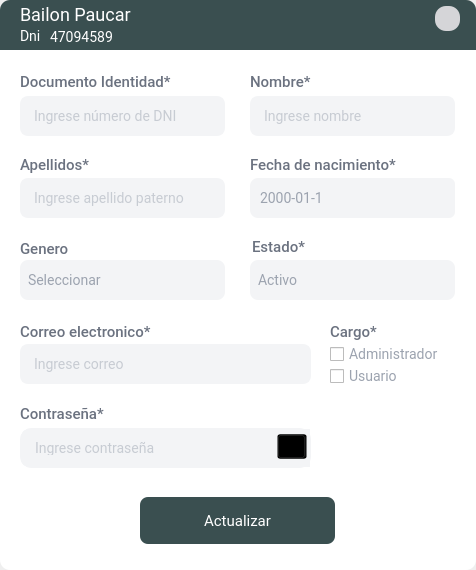
<?xml version="1.0" encoding="UTF-8"?>
<ui version="4.0">
 <class>AdmiEdit</class>
 <widget class="QDialog" name="AdmiEdit">
  <property name="geometry">
   <rect>
    <x>0</x>
    <y>0</y>
    <width>476</width>
    <height>570</height>
   </rect>
  </property>
  <property name="minimumSize">
   <size>
    <width>476</width>
    <height>570</height>
   </size>
  </property>
  <property name="maximumSize">
   <size>
    <width>476</width>
    <height>570</height>
   </size>
  </property>
  <property name="windowTitle">
   <string>Dialog</string>
  </property>
  <property name="windowIcon">
   <iconset>
    <normaloff>:/prefijoNuevo/logo.png</normaloff>:/prefijoNuevo/logo.png</iconset>
  </property>
  <property name="styleSheet">
   <string notr="true"/>
  </property>
  <layout class="QGridLayout" name="gridLayout">
   <property name="leftMargin">
    <number>0</number>
   </property>
   <property name="topMargin">
    <number>0</number>
   </property>
   <property name="rightMargin">
    <number>0</number>
   </property>
   <property name="bottomMargin">
    <number>0</number>
   </property>
   <property name="spacing">
    <number>0</number>
   </property>
   <item row="0" column="0">
    <widget class="QFrame" name="frame">
     <property name="frameShape">
      <enum>QFrame::NoFrame</enum>
     </property>
     <property name="frameShadow">
      <enum>QFrame::Plain</enum>
     </property>
     <layout class="QGridLayout" name="gridLayout_2">
      <property name="leftMargin">
       <number>0</number>
      </property>
      <property name="topMargin">
       <number>0</number>
      </property>
      <property name="rightMargin">
       <number>0</number>
      </property>
      <property name="bottomMargin">
       <number>0</number>
      </property>
      <property name="spacing">
       <number>0</number>
      </property>
      <item row="0" column="0">
       <widget class="QFrame" name="frame_2">
        <property name="minimumSize">
         <size>
          <width>0</width>
          <height>50</height>
         </size>
        </property>
        <property name="maximumSize">
         <size>
          <width>16777215</width>
          <height>50</height>
         </size>
        </property>
        <property name="styleSheet">
         <string notr="true">#frame_2{background: #3A4F50 ;border-top-left-radius: 10px;
border-top-right-radius: 10px;}</string>
        </property>
        <property name="frameShape">
         <enum>QFrame::NoFrame</enum>
        </property>
        <property name="frameShadow">
         <enum>QFrame::Raised</enum>
        </property>
        <widget class="QToolButton" name="btn_closeedit">
         <property name="geometry">
          <rect>
           <x>435</x>
           <y>6</y>
           <width>25</width>
           <height>25</height>
          </rect>
         </property>
         <property name="focusPolicy">
          <enum>Qt::NoFocus</enum>
         </property>
         <property name="toolTip">
          <string>Cerrar</string>
         </property>
         <property name="styleSheet">
          <string notr="true">#btn_closeedit{
font-family: Roboto;
font-weight: normal;
font-size: 14px;
background-color: #d5d5d8;
color: #6B7280;
border-radius:11px
}



#btn_closeedit:hover{background:#ce4d3a ;
border-radius:11px; }

</string>
         </property>
         <property name="text">
          <string/>
         </property>
         <property name="icon">
          <iconset resource="../image/source.qrc">
           <normaloff>:/prefijoNuevo/close (1).png</normaloff>:/prefijoNuevo/close (1).png</iconset>
         </property>
         <property name="iconSize">
          <size>
           <width>13</width>
           <height>13</height>
          </size>
         </property>
         <property name="autoRaise">
          <bool>true</bool>
         </property>
        </widget>
        <widget class="QLabel" name="lbl_nombretitulo">
         <property name="geometry">
          <rect>
           <x>20</x>
           <y>7</y>
           <width>241</width>
           <height>16</height>
          </rect>
         </property>
         <property name="styleSheet">
          <string notr="true">QLabel{font-family: Roboto;
font-style: normal;
font-weight: normal;
font-size: 18px;
line-height: 23px;
letter-spacing: 0.02em;
color: #FFFFFF;}</string>
         </property>
         <property name="text">
          <string>Bailon Paucar</string>
         </property>
        </widget>
        <widget class="QLabel" name="label_2">
         <property name="geometry">
          <rect>
           <x>20</x>
           <y>26</y>
           <width>47</width>
           <height>20</height>
          </rect>
         </property>
         <property name="styleSheet">
          <string notr="true">QLabel{font-family: Roboto;
font-style: normal;
font-weight: normal;
font-size: 14px;
line-height: 23px;
letter-spacing: 0.02em;
color: #FFFFFF;}</string>
         </property>
         <property name="text">
          <string>Dni</string>
         </property>
        </widget>
        <widget class="QLabel" name="lbl_dnititulo">
         <property name="geometry">
          <rect>
           <x>50</x>
           <y>27</y>
           <width>111</width>
           <height>21</height>
          </rect>
         </property>
         <property name="styleSheet">
          <string notr="true">QLabel{font-family: Roboto;
font-style: normal;
font-weight: normal;
font-size: 14px;
line-height: 23px;
letter-spacing: 0.02em;
color: #FFFFFF;}</string>
         </property>
         <property name="text">
          <string>47094589</string>
         </property>
        </widget>
       </widget>
      </item>
      <item row="1" column="0">
       <widget class="QFrame" name="frame_3">
        <property name="minimumSize">
         <size>
          <width>0</width>
          <height>0</height>
         </size>
        </property>
        <property name="styleSheet">
         <string notr="true">#frame_3{
background-color: rgb(255, 255, 255);
border-Bottom-left-radius: 10px;
border-Bottom-right-radius: 10px;
}

QLabel{
font-family: Roboto;
font-style: normal;
font-weight: 450;
font-size: 15px;
letter-spacing: 0.02em;
color: #6B7280;}


QLineEdit{
font-family: Roboto;
font-style: normal;
font-weight: normal;
font-size: 14px;
letter-spacing: 0.02em;
background: #F3F4F6;
border: 2px solid #F3F4F6;
border-radius: 8px;
color:#9CA3AF;
padding:10px}

QLineEdit::focus{
background: #FFFFFF;
border: 2px solid #3A4F50;
border-radius: 8px;
}


/* DATE */
QDateEdit
{
font-family: Roboto;
font-style: normal;
font-weight: normal;
font-size: 14px;
letter-spacing: 0.02em;
background: #F3F4F6;
color:#9CA3AF;
padding:8px;
border-radius:8px;
}

QDateEdit::drop-down
{
	image: url(:/prefijoNuevo/025-calendar-13.png);
    width:15px;
    height:15px;
padding:13px 20px 10px 10px;
}

QDateEdit::focus{
background: #FFFFFF;
border: 2px solid #3A4F50;
border-radius: 8px;
}

/* COMBOBOX */
QComboBox{
font-family: Roboto;
font-style: normal;
font-weight: normal;
font-size: 14px;
letter-spacing: 0.02em;
background: #F3F4F6;
color:#9CA3AF;
padding:8px;
border-radius:8px;
}


QComboBox::drop-down
{
    width: 20px;
    border-left-width: 1px;
	padding: 10px 10px 10px 20px;
 }

QComboBox QAbstractItemView {
	color:#9CA3AF;
	font-size:14px;
	background-color: #F3F4F6;
	selection-background-color:#3A4F50;
	selection-color:#FFFFFF;
	outline: 0px;
	border: 1px solid #3A4F50;
	border-radius: 8px;
	padding: 11px ;
}

QComboBox::down-arrow
{
	image: url(:/prefijoNuevo/flecha_oscuro.png);
     width: 11px;
     height: 11px;
}

QComboBox::focus{
background: #FFFFFF;
border: 2px solid #3A4F50;
border-radius: 8px;
}

QComboBox {combobox-popup: 0}

QCheckBox{font-family: Roboto;
font-style: normal;
font-weight: normal;
font-size: 14px;
color:#9CA3AF}






</string>
        </property>
        <property name="frameShape">
         <enum>QFrame::NoFrame</enum>
        </property>
        <property name="frameShadow">
         <enum>QFrame::Raised</enum>
        </property>
        <widget class="QPushButton" name="btn_guardar">
         <property name="geometry">
          <rect>
           <x>140</x>
           <y>447</y>
           <width>195</width>
           <height>47</height>
          </rect>
         </property>
         <property name="minimumSize">
          <size>
           <width>195</width>
           <height>47</height>
          </size>
         </property>
         <property name="maximumSize">
          <size>
           <width>110</width>
           <height>47</height>
          </size>
         </property>
         <property name="cursor">
          <cursorShape>PointingHandCursor</cursorShape>
         </property>
         <property name="focusPolicy">
          <enum>Qt::NoFocus</enum>
         </property>
         <property name="styleSheet">
          <string notr="true">/*  BOTON */

QPushButton{
font-family: Roboto;
font-style: normal;
font-weight: normal;
font-size: 15px;
letter-spacing: 0.02em;
color:white;
padding:8px;
background: #3A4F50;
border-radius: 8px;}

QPushButton:hover{background: #344748;
border-radius: 8px; }
</string>
         </property>
         <property name="text">
          <string>Actualizar</string>
         </property>
         <property name="iconSize">
          <size>
           <width>15</width>
           <height>21</height>
          </size>
         </property>
        </widget>
        <widget class="QFrame" name="frame_4">
         <property name="geometry">
          <rect>
           <x>10</x>
           <y>10</y>
           <width>461</width>
           <height>431</height>
          </rect>
         </property>
         <property name="minimumSize">
          <size>
           <width>0</width>
           <height>0</height>
          </size>
         </property>
         <property name="styleSheet">
          <string notr="true"/>
         </property>
         <property name="frameShape">
          <enum>QFrame::NoFrame</enum>
         </property>
         <property name="frameShadow">
          <enum>QFrame::Raised</enum>
         </property>
         <widget class="QLabel" name="lbl5">
          <property name="geometry">
           <rect>
            <x>10</x>
            <y>93</y>
            <width>151</width>
            <height>21</height>
           </rect>
          </property>
          <property name="styleSheet">
           <string notr="true"/>
          </property>
          <property name="text">
           <string>Apellidos*</string>
          </property>
          <property name="alignment">
           <set>Qt::AlignBottom|Qt::AlignLeading|Qt::AlignLeft</set>
          </property>
         </widget>
         <widget class="QLineEdit" name="line_dni">
          <property name="enabled">
           <bool>false</bool>
          </property>
          <property name="geometry">
           <rect>
            <x>10</x>
            <y>36</y>
            <width>205</width>
            <height>40</height>
           </rect>
          </property>
          <property name="styleSheet">
           <string notr="true"/>
          </property>
          <property name="maxLength">
           <number>8</number>
          </property>
          <property name="frame">
           <bool>true</bool>
          </property>
          <property name="alignment">
           <set>Qt::AlignLeading|Qt::AlignLeft|Qt::AlignVCenter</set>
          </property>
          <property name="placeholderText">
           <string>Ingrese número de DNI</string>
          </property>
         </widget>
         <widget class="QLabel" name="lbl11">
          <property name="geometry">
           <rect>
            <x>10</x>
            <y>10</y>
            <width>171</width>
            <height>21</height>
           </rect>
          </property>
          <property name="styleSheet">
           <string notr="true"/>
          </property>
          <property name="text">
           <string>Documento Identidad*</string>
          </property>
          <property name="alignment">
           <set>Qt::AlignBottom|Qt::AlignLeading|Qt::AlignLeft</set>
          </property>
         </widget>
         <widget class="QLabel" name="lbl9">
          <property name="geometry">
           <rect>
            <x>240</x>
            <y>10</y>
            <width>81</width>
            <height>21</height>
           </rect>
          </property>
          <property name="styleSheet">
           <string notr="true"/>
          </property>
          <property name="text">
           <string>Nombre*</string>
          </property>
          <property name="alignment">
           <set>Qt::AlignBottom|Qt::AlignLeading|Qt::AlignLeft</set>
          </property>
         </widget>
         <widget class="QLineEdit" name="line_nombre">
          <property name="enabled">
           <bool>false</bool>
          </property>
          <property name="geometry">
           <rect>
            <x>240</x>
            <y>36</y>
            <width>205</width>
            <height>40</height>
           </rect>
          </property>
          <property name="styleSheet">
           <string notr="true"/>
          </property>
          <property name="maxLength">
           <number>100</number>
          </property>
          <property name="frame">
           <bool>true</bool>
          </property>
          <property name="alignment">
           <set>Qt::AlignLeading|Qt::AlignLeft|Qt::AlignVCenter</set>
          </property>
          <property name="placeholderText">
           <string>Ingrese nombre</string>
          </property>
          <property name="clearButtonEnabled">
           <bool>false</bool>
          </property>
         </widget>
         <widget class="QLineEdit" name="line_apeP">
          <property name="enabled">
           <bool>false</bool>
          </property>
          <property name="geometry">
           <rect>
            <x>10</x>
            <y>118</y>
            <width>205</width>
            <height>40</height>
           </rect>
          </property>
          <property name="styleSheet">
           <string notr="true"/>
          </property>
          <property name="maxLength">
           <number>100</number>
          </property>
          <property name="frame">
           <bool>true</bool>
          </property>
          <property name="alignment">
           <set>Qt::AlignLeading|Qt::AlignLeft|Qt::AlignVCenter</set>
          </property>
          <property name="placeholderText">
           <string>Ingrese apellido paterno</string>
          </property>
         </widget>
         <widget class="QLabel" name="lbl2">
          <property name="geometry">
           <rect>
            <x>10</x>
            <y>177</y>
            <width>91</width>
            <height>21</height>
           </rect>
          </property>
          <property name="styleSheet">
           <string notr="true"/>
          </property>
          <property name="text">
           <string>Genero</string>
          </property>
          <property name="alignment">
           <set>Qt::AlignBottom|Qt::AlignLeading|Qt::AlignLeft</set>
          </property>
         </widget>
         <widget class="QLabel" name="lbl8">
          <property name="geometry">
           <rect>
            <x>240</x>
            <y>93</y>
            <width>181</width>
            <height>21</height>
           </rect>
          </property>
          <property name="styleSheet">
           <string notr="true"/>
          </property>
          <property name="text">
           <string>Fecha de nacimiento*</string>
          </property>
          <property name="alignment">
           <set>Qt::AlignBottom|Qt::AlignLeading|Qt::AlignLeft</set>
          </property>
         </widget>
         <widget class="QDateEdit" name="date_naci">
          <property name="enabled">
           <bool>false</bool>
          </property>
          <property name="geometry">
           <rect>
            <x>240</x>
            <y>118</y>
            <width>205</width>
            <height>40</height>
           </rect>
          </property>
          <property name="cursor">
           <cursorShape>PointingHandCursor</cursorShape>
          </property>
          <property name="styleSheet">
           <string notr="true">/*SPINBOX*/
QDateEdit{
font-family: Roboto;
font-style: normal;
font-weight: normal;
font-size: 14px;
letter-spacing: 0.02em;
background: #F3F4F6;
color:#9CA3AF;
padding:8px;
border-radius:8px; }

QDateEdit::up-button {
min-width: 25px; min-height: 12px; background-color: #F3F4F6; 
border-radius: 6px;}

QDateEdit::down-button {
min-width: 25px; min-height: 12px; background-color: #F3F4F6; 
border-radius: 6px;}

QDateEdit::up-arrow{
	image: url(:/prefijoNuevo/comDownP.png);
     width: 9px;
     height: 9px;
}

QDateEdit::down-arrow{
	image:url(:/prefijoNuevo/comUpP.png);
     width: 9px;
     height: 9px;}

QDateEdit::focus{
background: #FFFFFF;
border: 2px solid #54BFC9;
border-radius: 8px;
}</string>
          </property>
          <property name="displayFormat">
           <string>yyyy-MM-d</string>
          </property>
          <property name="calendarPopup">
           <bool>false</bool>
          </property>
         </widget>
         <widget class="QComboBox" name="cbox_genero">
          <property name="enabled">
           <bool>false</bool>
          </property>
          <property name="geometry">
           <rect>
            <x>10</x>
            <y>200</y>
            <width>205</width>
            <height>40</height>
           </rect>
          </property>
          <property name="cursor">
           <cursorShape>PointingHandCursor</cursorShape>
          </property>
          <property name="styleSheet">
           <string notr="true"/>
          </property>
          <item>
           <property name="text">
            <string>Seleccionar</string>
           </property>
          </item>
          <item>
           <property name="text">
            <string>Masculino</string>
           </property>
          </item>
          <item>
           <property name="text">
            <string>Femenino</string>
           </property>
          </item>
         </widget>
         <widget class="QLabel" name="lbl10">
          <property name="geometry">
           <rect>
            <x>320</x>
            <y>260</y>
            <width>82</width>
            <height>21</height>
           </rect>
          </property>
          <property name="styleSheet">
           <string notr="true"/>
          </property>
          <property name="text">
           <string>Cargo*</string>
          </property>
          <property name="alignment">
           <set>Qt::AlignBottom|Qt::AlignLeading|Qt::AlignLeft</set>
          </property>
         </widget>
         <widget class="QLabel" name="lbl3">
          <property name="geometry">
           <rect>
            <x>10</x>
            <y>260</y>
            <width>151</width>
            <height>21</height>
           </rect>
          </property>
          <property name="styleSheet">
           <string notr="true"/>
          </property>
          <property name="text">
           <string>Correo electronico*</string>
          </property>
          <property name="alignment">
           <set>Qt::AlignBottom|Qt::AlignLeading|Qt::AlignLeft</set>
          </property>
         </widget>
         <widget class="QLineEdit" name="line_correo">
          <property name="enabled">
           <bool>true</bool>
          </property>
          <property name="geometry">
           <rect>
            <x>10</x>
            <y>284</y>
            <width>291</width>
            <height>40</height>
           </rect>
          </property>
          <property name="styleSheet">
           <string notr="true"/>
          </property>
          <property name="maxLength">
           <number>100</number>
          </property>
          <property name="frame">
           <bool>true</bool>
          </property>
          <property name="alignment">
           <set>Qt::AlignLeading|Qt::AlignLeft|Qt::AlignVCenter</set>
          </property>
          <property name="placeholderText">
           <string>Ingrese correo</string>
          </property>
         </widget>
         <widget class="QFrame" name="frame_20">
          <property name="geometry">
           <rect>
            <x>10</x>
            <y>368</y>
            <width>291</width>
            <height>40</height>
           </rect>
          </property>
          <property name="styleSheet">
           <string notr="true">#frame_20{background: #F3F4F6;
border: 1px solid  #F3F4F6; ;
border-radius: 11px;}
</string>
          </property>
          <property name="frameShape">
           <enum>QFrame::NoFrame</enum>
          </property>
          <property name="frameShadow">
           <enum>QFrame::Plain</enum>
          </property>
          <layout class="QHBoxLayout" name="horizontalLayout_6">
           <property name="spacing">
            <number>0</number>
           </property>
           <property name="leftMargin">
            <number>0</number>
           </property>
           <property name="topMargin">
            <number>0</number>
           </property>
           <property name="rightMargin">
            <number>0</number>
           </property>
           <property name="bottomMargin">
            <number>0</number>
           </property>
           <item>
            <widget class="QLineEdit" name="line_contrasena">
             <property name="enabled">
              <bool>false</bool>
             </property>
             <property name="minimumSize">
              <size>
               <width>0</width>
               <height>0</height>
              </size>
             </property>
             <property name="maximumSize">
              <size>
               <width>16777215</width>
               <height>16777215</height>
              </size>
             </property>
             <property name="styleSheet">
              <string notr="true"/>
             </property>
             <property name="echoMode">
              <enum>QLineEdit::Password</enum>
             </property>
             <property name="placeholderText">
              <string>Ingrese contraseña</string>
             </property>
            </widget>
           </item>
           <item>
            <widget class="QFrame" name="frame_21">
             <property name="minimumSize">
              <size>
               <width>43</width>
               <height>0</height>
              </size>
             </property>
             <property name="styleSheet">
              <string notr="true">background-color: rgb(243, 244, 246);</string>
             </property>
             <property name="frameShape">
              <enum>QFrame::NoFrame</enum>
             </property>
             <property name="frameShadow">
              <enum>QFrame::Raised</enum>
             </property>
             <widget class="QPushButton" name="bnt_ojoVis">
              <property name="enabled">
               <bool>false</bool>
              </property>
              <property name="geometry">
               <rect>
                <x>11</x>
                <y>5</y>
                <width>29</width>
                <height>25</height>
               </rect>
              </property>
              <property name="minimumSize">
               <size>
                <width>29</width>
                <height>25</height>
               </size>
              </property>
              <property name="focusPolicy">
               <enum>Qt::NoFocus</enum>
              </property>
              <property name="styleSheet">
               <string notr="true">background-color: Transparent;</string>
              </property>
              <property name="text">
               <string/>
              </property>
              <property name="icon">
               <iconset resource="../image/source.qrc">
                <normaloff>:/prefijoNuevo/ojo2.png</normaloff>:/prefijoNuevo/ojo2.png</iconset>
              </property>
              <property name="iconSize">
               <size>
                <width>25</width>
                <height>25</height>
               </size>
              </property>
             </widget>
             <widget class="QPushButton" name="bnt_ojoInv">
              <property name="enabled">
               <bool>false</bool>
              </property>
              <property name="geometry">
               <rect>
                <x>10</x>
                <y>5</y>
                <width>29</width>
                <height>25</height>
               </rect>
              </property>
              <property name="minimumSize">
               <size>
                <width>29</width>
                <height>25</height>
               </size>
              </property>
              <property name="cursor">
               <cursorShape>PointingHandCursor</cursorShape>
              </property>
              <property name="focusPolicy">
               <enum>Qt::NoFocus</enum>
              </property>
              <property name="styleSheet">
               <string notr="true">background-color: Transparent;</string>
              </property>
              <property name="text">
               <string/>
              </property>
              <property name="icon">
               <iconset resource="../image/source.qrc">
                <normaloff>:/prefijoNuevo/invi2.png</normaloff>:/prefijoNuevo/invi2.png</iconset>
              </property>
              <property name="iconSize">
               <size>
                <width>25</width>
                <height>25</height>
               </size>
              </property>
             </widget>
            </widget>
           </item>
          </layout>
         </widget>
         <widget class="QLabel" name="lbl6_2">
          <property name="geometry">
           <rect>
            <x>10</x>
            <y>342</y>
            <width>151</width>
            <height>21</height>
           </rect>
          </property>
          <property name="styleSheet">
           <string notr="true"/>
          </property>
          <property name="text">
           <string>Contraseña*</string>
          </property>
          <property name="alignment">
           <set>Qt::AlignBottom|Qt::AlignLeading|Qt::AlignLeft</set>
          </property>
         </widget>
         <widget class="QLabel" name="lbl6_3">
          <property name="geometry">
           <rect>
            <x>242</x>
            <y>175</y>
            <width>81</width>
            <height>21</height>
           </rect>
          </property>
          <property name="styleSheet">
           <string notr="true"/>
          </property>
          <property name="text">
           <string>Estado*</string>
          </property>
          <property name="alignment">
           <set>Qt::AlignBottom|Qt::AlignLeading|Qt::AlignLeft</set>
          </property>
         </widget>
         <widget class="QComboBox" name="cbox_estado">
          <property name="geometry">
           <rect>
            <x>240</x>
            <y>200</y>
            <width>205</width>
            <height>40</height>
           </rect>
          </property>
          <property name="cursor">
           <cursorShape>PointingHandCursor</cursorShape>
          </property>
          <property name="styleSheet">
           <string notr="true"/>
          </property>
          <property name="currentIndex">
           <number>1</number>
          </property>
          <item>
           <property name="text">
            <string>Inactivo</string>
           </property>
          </item>
          <item>
           <property name="text">
            <string>Activo</string>
           </property>
          </item>
         </widget>
         <widget class="QCheckBox" name="admi">
          <property name="enabled">
           <bool>true</bool>
          </property>
          <property name="geometry">
           <rect>
            <x>320</x>
            <y>286</y>
            <width>131</width>
            <height>17</height>
           </rect>
          </property>
          <property name="text">
           <string>Administrador</string>
          </property>
         </widget>
         <widget class="QCheckBox" name="user">
          <property name="geometry">
           <rect>
            <x>320</x>
            <y>308</y>
            <width>111</width>
            <height>17</height>
           </rect>
          </property>
          <property name="text">
           <string>Usuario</string>
          </property>
         </widget>
        </widget>
       </widget>
      </item>
     </layout>
    </widget>
   </item>
  </layout>
 </widget>
 <tabstops>
  <tabstop>line_dni</tabstop>
  <tabstop>line_nombre</tabstop>
  <tabstop>line_apeP</tabstop>
  <tabstop>date_naci</tabstop>
  <tabstop>cbox_genero</tabstop>
  <tabstop>cbox_estado</tabstop>
  <tabstop>line_correo</tabstop>
  <tabstop>admi</tabstop>
  <tabstop>user</tabstop>
  <tabstop>line_contrasena</tabstop>
 </tabstops>
 <resources>
  <include location="../image/source.qrc"/>
 </resources>
 <connections/>
</ui>
